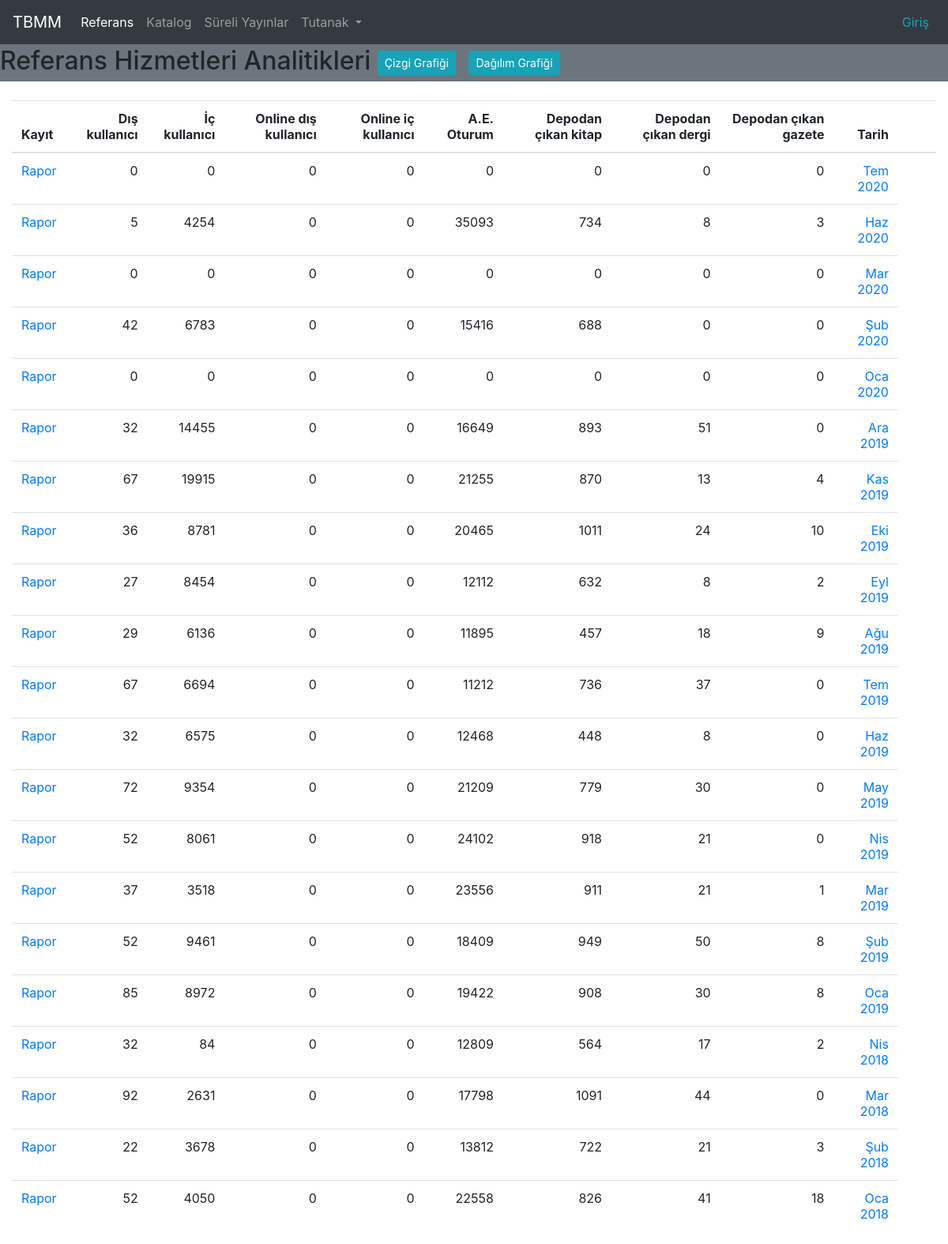
The app's page /referans/ with its own data.
### cockpit/models.py (models this page shows, shortened)
class ReferenceServiceAnalytic(models.Model):
    user_from_out                  = models.IntegerField(default=0, verbose_name="Dışarıdan gelen kullanıcı sayısı.")
    user_from_inside               = models.IntegerField(default=0, verbose_name="İçeriden gelen kullanıcı sayısı.")
    online_user_outside            = models.IntegerField(default=0, verbose_name="Dışarıdan gelen online kullanıcı sayısı.")
    online_user_inside             = models.IntegerField(default=0, verbose_name="İçeriden gelen online kullanıcı sayısı.")
    open_access_session_count      = models.IntegerField(default=0, verbose_name="Açık erişim sistemi oturum açmış kullanıcı sayısı.")
    depo_used_book                 = models.IntegerField(default=0, verbose_name="Depodan çıkartılan kitap sayısı.")
    depo_used_journal              = models.IntegerField(default=0, verbose_name="Depodan çıkartılan dergi sayısı.")
    depo_used_newspaper            = models.IntegerField(default=0, verbose_name="Depodan çıkartılan gazete sayısı.")
    book_on_loan                   = models.IntegerField(default=0, verbose_name="Ödünç verilen kitap sayısı.")
    book_renew                     = models.IntegerField(default=0, verbose_name="Süresi uzatılan kitap sayısı.")
    book_withdraw                  = models.IntegerField(default=0, verbose_name="İade edilen kitap sayısı.")
    book_on_loan_mp                = models.IntegerField(default=0, verbose_name="Vekillere ödünç verilen kitap sayısı.")
    book_on_loan_retired_mp        = models.IntegerField(default=0, verbose_name="Emekli vekillere ödünç verilen kitap sayısı.")
    book_on_loan_patron_inside     = models.IntegerField(default=0, verbose_name="Personele ödünç verilen kitap sayısı.")
    mp_count_for_book_use          = models.IntegerField(default=0, verbose_name="Kitap ödünç verilen vekil sayısı.")
    retired_mp_count_book_use      = models.IntegerField(default=0, verbose_name="Kitap ödünç verilen emekli vekil sayısı.")
    inside_patron_count_book_use   = models.IntegerField(default=0, verbose_name="Kitap ödünç verilen kurum içi kullanıcı  sayısı.")
    microfilm_use_mp               = models.IntegerField(default=0, verbose_name="Mikrofilm kullanmış vekil sayısı.")
    microfilm_use_retired_mp       = models.IntegerField(default=0, verbose_name="Mikrofilm kullanmış emekli vekil sayısı.")
    microfilm_use_patron_inside    = models.IntegerField(default=0, verbose_name="Mikrofilm kullanmış kurum içi personel sayısı.")
    microfilm_use_patron_outside   = models.IntegerField(default=0, verbose_name="Mikrofim kullanmış kurum dışı personel sayısı.")
    microfilm_income               = models.FloatField(default = 0, verbose_name="Mikrofilmden tahsil edilen TL.")
    photocopy_a4_formal            = models.IntegerField(default=0, verbose_name="A4 boyutunda resmi fotokopi sayısı.")
    photocopy_a3_formal            = models.IntegerField(default=0, verbose_name="A3 boyutunda resmi fotokopi sayısı.")
    photocopy_a4_paid              = models.IntegerField(default=0, verbose_name="A4 boyutunda ücreti ödenmiş fotokopi sayısı.")
    photocopy_a3_paid              = models.IntegerField(default=0, verbose_name="A3 boyutunda ücreti ödenmiş fotokopi sayısı.")
    dijitalized_papers             = models.IntegerField(default = 0, verbose_name="Dijital kopya sayısı.")
    photocopy_income               = models.FloatField(default = 0, verbose_name="Fotokopiden tahsil edilen TL.")
    notes                          = models.TextField(max_length=1500, blank=True, verbose_name="Ekstra not alanı.")
    reporter_identity              = models.CharField(max_length=60, blank=True, verbose_name="Raporu hazırlayan personel adı soyadı.")
    reporter_title                 = models.CharField(max_length=60, blank=True, verbose_name="Raporu hazırlayan personel ünvanı.")
    report_date                    = models.DateField(verbose_name="Raporun hazırlandığı tarih (Otomatik oluşturulur.)", default=timezone.now)
    date                           = models.DateField( verbose_name="Raporun ait olduğu tarih")

### cockpit/views.py (the view)
# urls.py: path('referans/', views.index, name='reference_index'),
def index(request):
    latest_data_list = ReferenceServiceAnalytic.objects.order_by('-date')
    data = serialize('json', ReferenceServiceAnalytic.objects.all())
    context = { 'latest_data_list'  : latest_data_list,
                'modul_baslik'      :"Referans Hizmetleri Analitikleri",
                'graph_url'         :'/referans/line_chart',
                'graph_name'        :'Çizgi Grafiği',
                'graph_2_url'       :'/referans/chart',
                'graph_2_name'      :'Dağılım Grafiği',
                'data'              : data}
    return render(request, 'cockpit/index.html', context)

### cockpit/templates/cockpit/index.html (shortened to what this page needs)
{% extends 'cockpit/base.html' %}
{% load static %}
{% block content  %}
{% if latest_data_list %}
<div class="table-responsive" >
<table class="table" >
  <thead class="">
    <div class="ml-2">
    <th scope="col">Kayıt</th>
    <th class="text-right" scope="col">Dış kullanıcı</th>
    <th class="text-right" scope="col">İç kullanıcı</th>
    <th class="text-right">Online dış kullanıcı</th>
    <th class="text-right">Online iç kullanıcı</th>
    <th class="text-right">A.E. Oturum</th>
    <th class="text-right">Depodan çıkan kitap</th>
    <th class="text-right">Depodan çıkan dergi</th>
    <th class="text-right">Depodan çıkan gazete</th>
    <th class="text-right">Tarih</th>
    <th></th>
    <th></th>
  </div>
  </thead>
  <tbody>
    <ul>
      {% for data in latest_data_list %}
      <tr>
        <td class="text-left"><a href="/referans/{{ data.id }}">Rapor</a></td>
        <td class="text-right">{{data.user_from_out}}</td>
        <td class="text-right">{{data.user_from_inside}}</td>
        <td class="text-right">{{data.online_user_outside}}</td>
        <td class="text-right">{{data.online_user_inside}}</td>
        <td class="text-right">{{data.open_access_session_count}}</td>
        <td class="text-right">{{data.depo_used_book}}</td>
        <td class="text-right">{{data.depo_used_journal}}</td>
        <td class="text-right">{{data.depo_used_newspaper}}</td>
        <td class="text-right"><a href="{% url 'detail' data.id %}" >{{data.date|date:"M Y"}} </a></td>
      </tr>
      {% endfor %}
    </ul>
  </tbody>
</table>
</div>
{% else %}
<p>No data is available.</p>
{% endif %}
{% endblock %}

### records on screen
ReferenceServiceAnalytic: user_from_out "0", user_from_inside "0", online_user_outside "0", online_user_inside "0", open_access_session_count "0", depo_used_book "0", depo_used_journal "0", depo_used_newspaper "0", date "Tem 2020"
ReferenceServiceAnalytic: user_from_out "5", user_from_inside "4254", online_user_outside "0", online_user_inside "0", open_access_session_count "35093", depo_used_book "734", depo_used_journal "8", depo_used_newspaper "3", date "Haz 2020"
ReferenceServiceAnalytic: user_from_out "0", user_from_inside "0", online_user_outside "0", online_user_inside "0", open_access_session_count "0", depo_used_book "0", depo_used_journal "0", depo_used_newspaper "0", date "Mar 2020"
ReferenceServiceAnalytic: user_from_out "42", user_from_inside "6783", online_user_outside "0", online_user_inside "0", open_access_session_count "15416", depo_used_book "688", depo_used_journal "0", depo_used_newspaper "0", date "Şub 2020"
ReferenceServiceAnalytic: user_from_out "0", user_from_inside "0", online_user_outside "0", online_user_inside "0", open_access_session_count "0", depo_used_book "0", depo_used_journal "0", depo_used_newspaper "0", date "Oca 2020"
ReferenceServiceAnalytic: user_from_out "32", user_from_inside "14455", online_user_outside "0", online_user_inside "0", open_access_session_count "16649", depo_used_book "893", depo_used_journal "51", depo_used_newspaper "0", date "Ara 2019"
ReferenceServiceAnalytic: user_from_out "67", user_from_inside "19915", online_user_outside "0", online_user_inside "0", open_access_session_count "21255", depo_used_book "870", depo_used_journal "13", depo_used_newspaper "4", date "Kas 2019"
ReferenceServiceAnalytic: user_from_out "36", user_from_inside "8781", online_user_outside "0", online_user_inside "0", open_access_session_count "20465", depo_used_book "1011", depo_used_journal "24", depo_used_newspaper "10", date "Eki 2019"
ReferenceServiceAnalytic: user_from_out "27", user_from_inside "8454", online_user_outside "0", online_user_inside "0", open_access_session_count "12112", depo_used_book "632", depo_used_journal "8", depo_used_newspaper "2", date "Eyl 2019"
ReferenceServiceAnalytic: user_from_out "29", user_from_inside "6136", online_user_outside "0", online_user_inside "0", open_access_session_count "11895", depo_used_book "457", depo_used_journal "18", depo_used_newspaper "9", date "Ağu 2019"
ReferenceServiceAnalytic: user_from_out "67", user_from_inside "6694", online_user_outside "0", online_user_inside "0", open_access_session_count "11212", depo_used_book "736", depo_used_journal "37", depo_used_newspaper "0", date "Tem 2019"
ReferenceServiceAnalytic: user_from_out "32", user_from_inside "6575", online_user_outside "0", online_user_inside "0", open_access_session_count "12468", depo_used_book "448", depo_used_journal "8", depo_used_newspaper "0", date "Haz 2019"
ReferenceServiceAnalytic: user_from_out "72", user_from_inside "9354", online_user_outside "0", online_user_inside "0", open_access_session_count "21209", depo_used_book "779", depo_used_journal "30", depo_used_newspaper "0", date "May 2019"
ReferenceServiceAnalytic: user_from_out "52", user_from_inside "8061", online_user_outside "0", online_user_inside "0", open_access_session_count "24102", depo_used_book "918", depo_used_journal "21", depo_used_newspaper "0", date "Nis 2019"
ReferenceServiceAnalytic: user_from_out "37", user_from_inside "3518", online_user_outside "0", online_user_inside "0", open_access_session_count "23556", depo_used_book "911", depo_used_journal "21", depo_used_newspaper "1", date "Mar 2019"
ReferenceServiceAnalytic: user_from_out "52", user_from_inside "9461", online_user_outside "0", online_user_inside "0", open_access_session_count "18409", depo_used_book "949", depo_used_journal "50", depo_used_newspaper "8", date "Şub 2019"
ReferenceServiceAnalytic: user_from_out "85", user_from_inside "8972", online_user_outside "0", online_user_inside "0", open_access_session_count "19422", depo_used_book "908", depo_used_journal "30", depo_used_newspaper "8", date "Oca 2019"
ReferenceServiceAnalytic: user_from_out "32", user_from_inside "84", online_user_outside "0", online_user_inside "0", open_access_session_count "12809", depo_used_book "564", depo_used_journal "17", depo_used_newspaper "2", date "Nis 2018"
ReferenceServiceAnalytic: user_from_out "92", user_from_inside "2631", online_user_outside "0", online_user_inside "0", open_access_session_count "17798", depo_used_book "1091", depo_used_journal "44", depo_used_newspaper "0", date "Mar 2018"
ReferenceServiceAnalytic: user_from_out "22", user_from_inside "3678", online_user_outside "0", online_user_inside "0", open_access_session_count "13812", depo_used_book "722", depo_used_journal "21", depo_used_newspaper "3", date "Şub 2018"
ReferenceServiceAnalytic: user_from_out "52", user_from_inside "4050", online_user_outside "0", online_user_inside "0", open_access_session_count "22558", depo_used_book "826", depo_used_journal "41", depo_used_newspaper "18", date "Oca 2018"

### other values on screen
{{ modul_baslik }} "Referans Hizmetleri Analitikleri"
{{ graph_name }} "Çizgi Grafiği"
{{ graph_2_name }} "Dağılım Grafiği"
